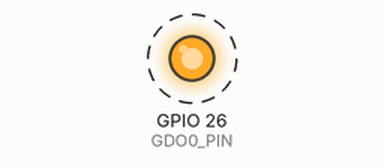
This program was run on a simulated ESP32. On the bench: output pins drawn as LEDs (lit = HIGH). Dashed ring = blinking. Pins used as bus, display or sensor lines are not drawn; what the program prints to the serial monitor is not drawn.

Above: at 0.16 s.
Timing chart, 0 to 3.1 s (numbered marks = the images above):
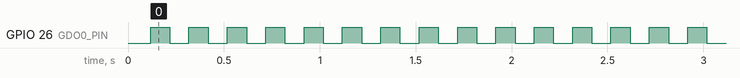

The program:

main.cpp
```cpp
#include <Arduino.h>
#include <SPI.h>

// ESP32 pins
#define CS_PIN   5
#define SCK_PIN  18
#define MISO_PIN 19
#define MOSI_PIN 23
#define GDO0_PIN 26

#ifndef RF_FREQ_HZ
#define RF_FREQ_HZ 433920000UL
#endif

#ifndef RF_FREQ_OFFSET
#define RF_FREQ_OFFSET 0
#endif

#define RF_XOSC_HZ 26000000ULL

SPISettings settings(1000000, MSBFIRST, SPI_MODE0);

// Wait until CC1101 SPI interface is ready
bool waitReady() {
    unsigned long start = micros();

    while (digitalRead(MISO_PIN) == HIGH) {
        if (micros() - start > 100000) {
            return false;
        }
    }

    return true;
}

// Write a CC1101 configuration register
bool writeReg(uint8_t addr, uint8_t value) {
    SPI.beginTransaction(settings);
    digitalWrite(CS_PIN, LOW);

    bool ready = waitReady();

    if (ready) {
        SPI.transfer(addr);
        SPI.transfer(value);
    }

    digitalWrite(CS_PIN, HIGH);
    SPI.endTransaction();

    return ready;
}

// Read a CC1101 configuration register
uint8_t readReg(uint8_t addr) {
    SPI.beginTransaction(settings);
    digitalWrite(CS_PIN, LOW);

    if (!waitReady()) {
        digitalWrite(CS_PIN, HIGH);
        SPI.endTransaction();
        return 0xFF;
    }

    SPI.transfer(addr | 0x80);
    uint8_t value = SPI.transfer(0x00);

    digitalWrite(CS_PIN, HIGH);
    SPI.endTransaction();

    return value;
}


void configureFrequency() {
    // CC1101 frequency word:
    // FREQ = RF frequency * 2^16 / crystal frequency

    uint64_t numerator =
        (uint64_t)RF_FREQ_HZ * 65536ULL;

    int64_t word =
        (numerator + RF_XOSC_HZ / 2) / RF_XOSC_HZ;

    // Per-module crystal calibration
    word += RF_FREQ_OFFSET;

    uint32_t freqWord = (uint32_t)word;

    writeReg(0x0D, (freqWord >> 16) & 0xFF);
    writeReg(0x0E, (freqWord >> 8) & 0xFF);
    writeReg(0x0F, freqWord & 0xFF);

    Serial.printf(
        "Configured RF frequency: %lu Hz\n",
        (unsigned long)RF_FREQ_HZ
    );

    Serial.printf(
        "Calibration offset: %d\n",
        RF_FREQ_OFFSET
    );
}


// Send a CC1101 command strobe
bool strobe(uint8_t command) {
    SPI.beginTransaction(settings);
    digitalWrite(CS_PIN, LOW);

    bool ready = waitReady();

    if (ready) {
        SPI.transfer(command);
    }

    digitalWrite(CS_PIN, HIGH);
    SPI.endTransaction();

    return ready;
}

// Configure two OOK power levels
bool configurePower() {
    SPI.beginTransaction(settings);
    digitalWrite(CS_PIN, LOW);

    if (!waitReady()) {
        digitalWrite(CS_PIN, HIGH);
        SPI.endTransaction();
        return false;
    }

    SPI.transfer(0x7E); // PATABLE burst write
    SPI.transfer(0x00); // Entry 0: RF off
    SPI.transfer(0x03); // Entry 1: very low RF power

    digitalWrite(CS_PIN, HIGH);
    SPI.endTransaction();

    // Select PATABLE entry 1
    return writeReg(0x22, 0x11);
}

void setup() {
    Serial.begin(115200);

    pinMode(CS_PIN, OUTPUT);
    digitalWrite(CS_PIN, HIGH);

    pinMode(GDO0_PIN, OUTPUT);
    digitalWrite(GDO0_PIN, LOW);

    SPI.begin(SCK_PIN, MISO_PIN, MOSI_PIN, CS_PIN);

    delay(100);

    Serial.println();
    Serial.println("CC1101 RF pulse generator");

    // Reset radio
    if (!strobe(0x30)) {
        Serial.println("ERROR: CC1101 not responding");
        return;
    }

    delay(10);

    // Verify radio
    uint8_t partnum = readReg(0x30);
    uint8_t version = readReg(0x31);

    Serial.printf("PARTNUM: 0x%02X\n", partnum);
    Serial.printf("VERSION: 0x%02X\n", version);

    if (version == 0xFF) {
        Serial.println("ERROR: SPI communication failed");
        return;
    }

    // Frequency: 433.92 MHz (26 MHz crystal)
    // writeReg(0x0D, 0x10); // FREQ2
    // writeReg(0x0E, 0xB0); // FREQ1
    // writeReg(0x0F, 0x71); // FREQ0
    // writeReg(0x0F, 0xB8); // FREQ0 - correct

    configureFrequency();

    // Modulation: OOK
    writeReg(0x12, 0x30); // MDMCFG2

    // Asynchronous serial mode
    writeReg(0x08, 0x30); // PKTCTRL0

    // Data rate configuration
    writeReg(0x10, 0xF5); // MDMCFG4
    writeReg(0x11, 0x83); // MDMCFG3

    // Configure PA table
    if (!configurePower()) {
        Serial.println("ERROR: PATABLE configuration failed");
        return;
    }

    // Calibrate frequency synthesizer
    strobe(0x33); // SCAL
    delay(5);

    // Start transmitter
    if (!strobe(0x35)) { // STX
        Serial.println("ERROR: Could not start transmitter");
        return;
    }

    Serial.println("Transmitter started");
    Serial.println("433.92 MHz - OOK");
}
void loop() {
    digitalWrite(GDO0_PIN, HIGH);
    delay(100);
    // delayMicroseconds(1);

    digitalWrite(GDO0_PIN, LOW);
    delay(100);
    // delayMicroseconds(1);
}
// void loop() {
//     // RF ON
//     digitalWrite(GDO0_PIN, HIGH);
//     delay(200);

//     // RF OFF
//     digitalWrite(GDO0_PIN, LOW);
//     delay(200);
// }
```

Measured:
- by itself, GPIO 26 (GDO0_PIN): alternates HIGH for 0.10 s and LOW for 0.10 s
